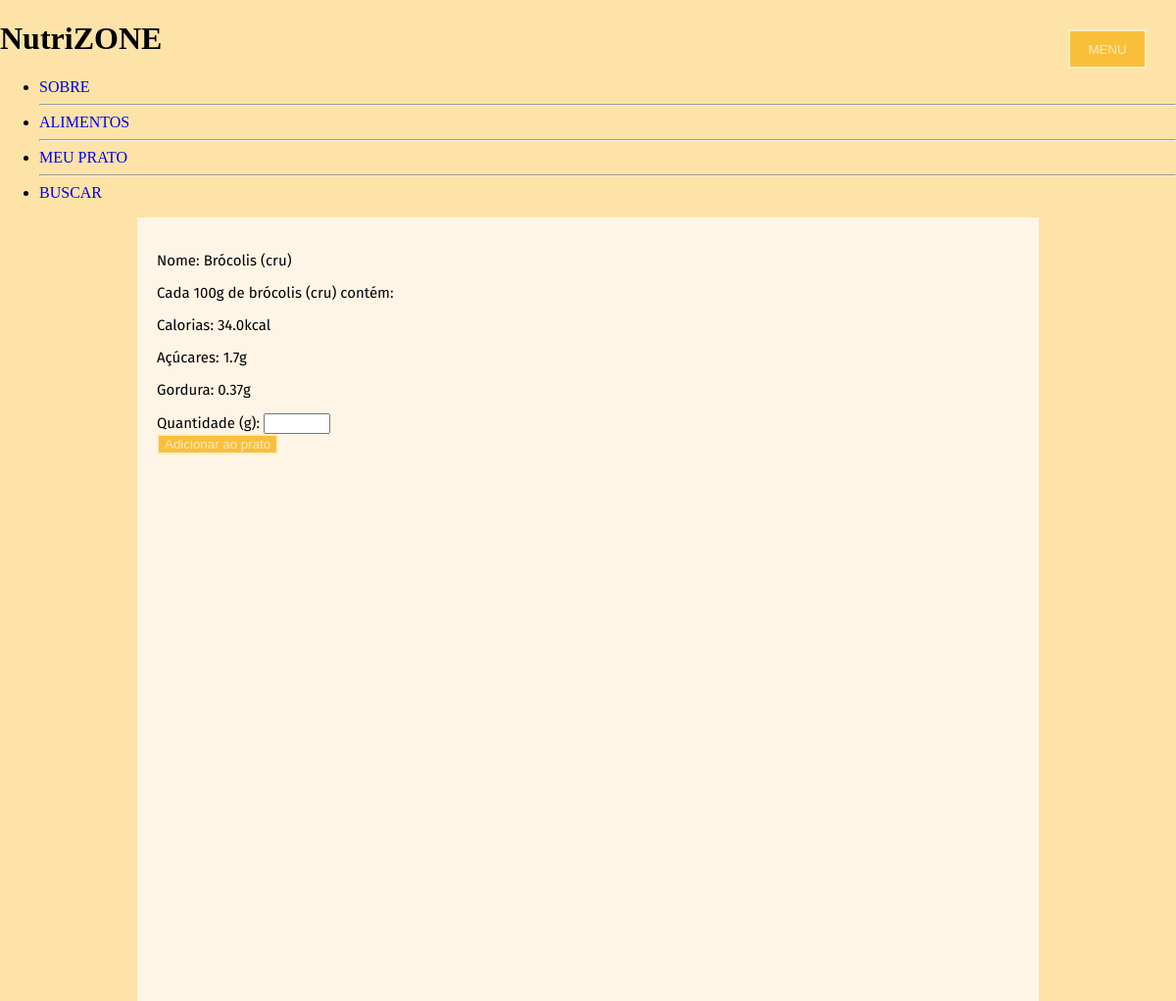
Page /nutrition/Brócolis (cru)/ on the committed database.
### nutrizone/models.py (models this page shows, shortened)
class Food(models.Model):
	name = models.CharField(max_length=100)
	ndbno = models.IntegerField()

class Nutrients(models.Model):
	name = models.CharField(max_length=200)
	value = models.FloatField()
	unit = models.CharField(max_length=10)
	food = models.ForeignKey(Food, related_name='food')

### nutrizone/views.py (the view, shortened to what this page needs)
# urls.py: url(r'^nutrition/(?P<foodname>.*)/$', views.nutrition),
def nutrition(request, foodname=None):
	context = {}
	food = Food.objects.filter(name=foodname)[0] # TEMPORARIO
	nutrients = Nutrients.objects.filter(food__name=foodname)
	energy = nutrients.get(name='Energy')
	fat = nutrients.get(name='Total lipid (fat)')
	if nutrients.filter(name='Sugars, total').exists():
		sugars = nutrients.get(name='Sugars, total')
		context['sugars'] = sugars
	context.update({
	'food': food,
	'energy': energy,
	'fat':fat,
	})
	return render(request, 'nutrition.html', context)

### nutrizone/templates/nutrition.html (shortened to what this page needs)
{% extends 'base.html' %}
{% block content %}
	<p>Nome: {{ food.name }}</p>
	<p>Cada 100g de {{ food.name|lower }} contém:</p>
	<p>Calorias: {{energy.value}}{{energy.unit}}</p>
	{% if sugars %} <p>Açúcares: {{sugars.value}}{{sugars.unit}} </p>{% endif %}
	<p>Gordura: {{fat.value}}{{fat.unit}}</p>
	<form action="#" method="post">
		Quantidade (g): <input type="number" class="quantity" size="20" name="quantity" required></input></br>
		<button type="submit" class="button menu-font add-to-plate" value="Adicionar ao prato" name="mybtn">Adicionar ao prato</button>
	</form>
{% endblock %}

### nutrizone/static/template.css (style rules this page uses)
.fundo-laranja-claro { background-color: #FDE3A7; }
body { margin: 0; }
.button { border-style: solid; border-color: rgba(255,255,255,.7); color: rgba(255,255,255,.7); background-color: #F9BF3B; }
.quantity { width: 60px; }

### rows in the picture
Food: name "Brócolis (cru)", name "brócolis (cru)"
Nutrients: value "34.0", unit "kcal"
Nutrients: value "1.7", unit "g"
Nutrients: value "0.37", unit "g"
